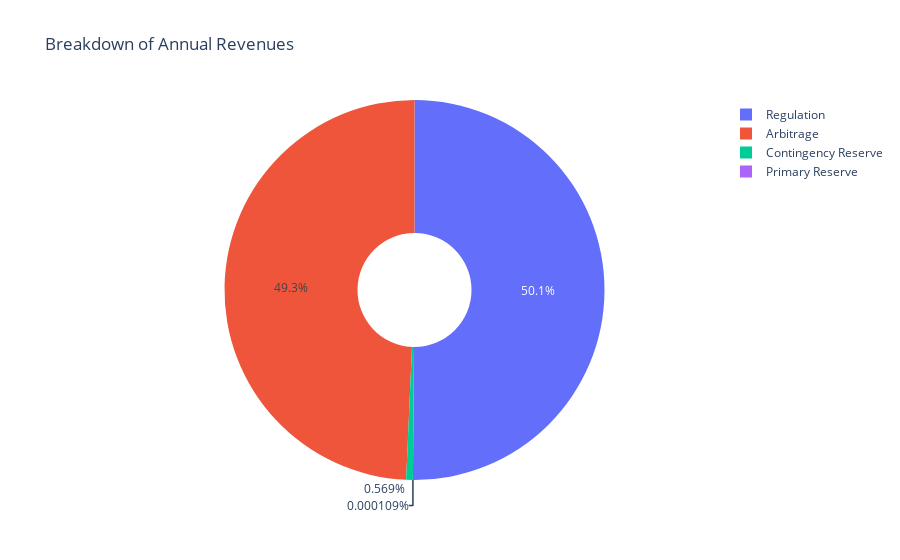

Write notebook code for a chart like this one.
### Code cell
df_filtered = revenue_data[revenue_data.values > 0]

fig = go.Figure(data=[go.Pie(labels=df_filtered.index, values=df_filtered.values, hole=0.3)])

# Update layout for the pie chart
fig.update_layout(
    title_text='Breakdown of Annual Revenues',
    annotations=[dict(text=' ', x=0.5, y=0.5, font_size=20, showarrow=False)]
)

# Display the plot in a notebook or interactive environment
fig.show()

### Figure 1 — Plotly figure (JSON) as saved in the notebook; plotly's stock layout.template omitted (floating-point values rounded to 4 significant figures)
{"data": [{"hole": 0.3, "labels": ["Arbitrage", "Regulation", "Primary Reserve", "Contingency Reserve"], "type": "pie", "values": [300600.0, 305700.0, 0.6649, 3471.0]}], "layout": {"annotations": [{"font": {"size": 20}, "showarrow": false, "text": " ", "x": 0.5, "y": 0.5}], "title": {"text": "Breakdown of Annual Revenues"}}}
